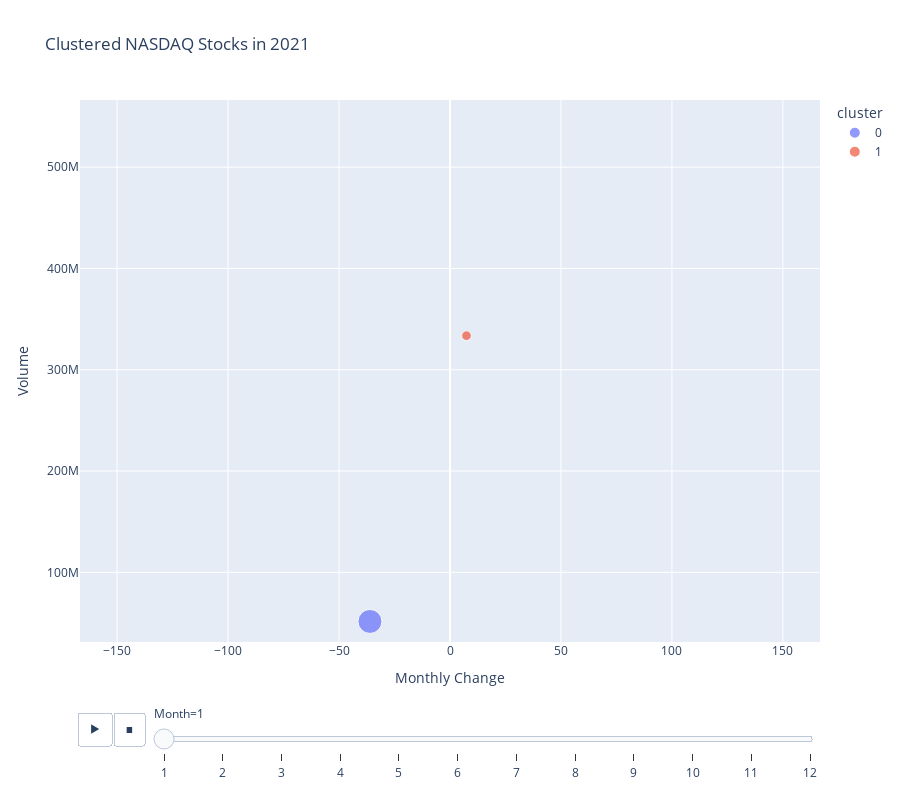

Notebook cell for this chart:
### Code cell
min_volume = df_bubble["volume"].min() * 0.9
max_volume = df_bubble["volume"].max() * 1.1

min_dayly_change = -df_bubble["daily_change"].abs().max()
max_dayly_change = df_bubble["daily_change"].abs().max()

fig_bubble = px.scatter(
    df_bubble,
    x="daily_change",
    color="cluster",
    y="volume",
    size="close",
    animation_frame="month",
    range_x=[min_dayly_change, max_dayly_change],
    range_y=[min_volume, max_volume],
    height=800,
    labels=map_colname_source_to_readable,
    title="Clustered NASDAQ Stocks in 2021",
)

fig_bubble.layout.updatemenus[0].buttons[0].args[1]['frame']['duration'] = 3_000
fig_bubble.layout.updatemenus[0].buttons[0].args[1]['transition']['duration'] = 1_000
fig_bubble.show()

### Figure 1 — Plotly figure (JSON) as saved in the notebook; plotly's stock layout.template omitted (floating-point values rounded to 4 significant figures)
{"data": [{"hovertemplate": "cluster=0<br>Month=1<br>Monthly Change=%{x}<br>Volume=%{y}<br>Close Price=%{marker.size}<extra></extra>", "legendgroup": "0", "marker": {"color": "#636efa", "size": [176.5], "sizemode": "area", "sizeref": 0.6137, "symbol": "circle"}, "mode": "markers", "name": "0", "orientation": "v", "showlegend": true, "type": "scatter", "x": [-36.06], "xaxis": "x", "y": [51520000.0], "yaxis": "y"}, {"hovertemplate": "cluster=1<br>Month=1<br>Monthly Change=%{x}<br>Volume=%{y}<br>Close Price=%{marker.size}<extra></extra>", "legendgroup": "1", "marker": {"color": "#EF553B", "size": [28.79], "sizemode": "area", "sizeref": 0.6137, "symbol": "circle"}, "mode": "markers", "name": "1", "orientation": "v", "showlegend": true, "type": "scatter", "x": [7.43], "xaxis": "x", "y": [333600000.0], "yaxis": "y"}], "layout": {"height": 800, "legend": {"itemsizing": "constant", "title": {"text": "cluster"}, "tracegroupgap": 0}, "sliders": [{"active": 0, "currentvalue": {"prefix": "Month="}, "len": 0.9, "pad": {"b": 10, "t": 60}, "steps": [{"args": [["1"], {"frame": {"duration": 0, "redraw": false}, "fromcurrent": true, "mode": "immediate", "transition": {"duration": 0, "easing": "linear"}}], "label": "1", "method": "animate"}, {"args": [["2"], {"frame": {"duration": 0, "redraw": false}, "fromcurrent": true, "mode": "immediate", "transition": {"duration": 0, "easing": "linear"}}], "label": "2", "method": "animate"}, {"args": [["3"], {"frame": {"duration": 0, "redraw": false}, "fromcurrent": true, "mode": "immediate", "transition": {"duration": 0, "easing": "linear"}}], "label": "3", "method": "animate"}, {"args": [["4"], {"frame": {"duration": 0, "redraw": false}, "fromcurrent": true, "mode": "immediate", "transition": {"duration": 0, "easing": "linear"}}], "label": "4", "method": "animate"}, {"args": [["5"], {"frame": {"duration": 0, "redraw": false}, "fromcurrent": true, "mode": "immediate", "transition": {"duration": 0, "easing": "linear"}}], "label": "5", "method": "animate"}, {"args": [["6"], {"frame": {"duration": 0, "redraw": false}, "fromcurrent": true, "mode": "immediate", "transition": {"duration": 0, "easing": "linear"}}], "label": "6", "method": "animate"}, {"args": [["7"], {"frame": {"duration": 0, "redraw": false}, "fromcurrent": true, "mode": "immediate", "transition": {"duration": 0, "easing": "linear"}}], "label": "7", "method": "animate"}, {"args": [["8"], {"frame": {"duration": 0, "redraw": false}, "fromcurrent": true, "mode": "immediate", "transition": {"duration": 0, "easing": "linear"}}], "label": "8", "method": "animate"}, {"args": [["9"], {"frame": {"duration": 0, "redraw": false}, "fromcurrent": true, "mode": "immediate", "transition": {"duration": 0, "easing": "linear"}}], "label": "9", "method": "animate"}, {"args": [["10"], {"frame": {"duration": 0, "redraw": false}, "fromcurrent": true, "mode": "immediate", "transition": {"duration": 0, "easing": "linear"}}], "label": "10", "method": "animate"}, {"args": [["11"], {"frame": {"duration": 0, "redraw": false}, "fromcurrent": true, "mode": "immediate", "transition": {"duration": 0, "easing": "linear"}}], "label": "11", "method": "animate"}, {"args": [["12"], {"frame": {"duration": 0, "redraw": false}, "fromcurrent": true, "mode": "immediate", "transition": {"duration": 0, "easing": "linear"}}], "label": "12", "method": "animate"}], "x": 0.1, "xanchor": "left", "y": 0, "yanchor": "top"}], "title": {"text": "Clustered NASDAQ Stocks in 2021"}, "updatemenus": [{"buttons": [{"args": [null, {"frame": {"duration": 3000, "redraw": false}, "fromcurrent": true, "mode": "immediate", "transition": {"duration": 1000, "easing": "linear"}}], "label": "&#9654;", "method": "animate"}, {"args": [[null], {"frame": {"duration": 0, "redraw": false}, "fromcurrent": true, "mode": "immediate", "transition": {"duration": 0, "easing": "linear"}}], "label": "&#9724;", "method": "animate"}], "direction": "left", "pad": {"r": 10, "t": 70}, "showactive": false, "type": "buttons", "x": 0.1, "xanchor": "right", "y": 0, "yanchor": "top"}], "xaxis": {"anchor": "y", "domain": [0, 1], "range": [-166.7, 166.7], "title": {"text": "Monthly Change"}}, "yaxis": {"anchor": "x", "domain": [0, 1], "range": [31230000.0, 566300000.0], "title": {"text": "Volume"}}}}
